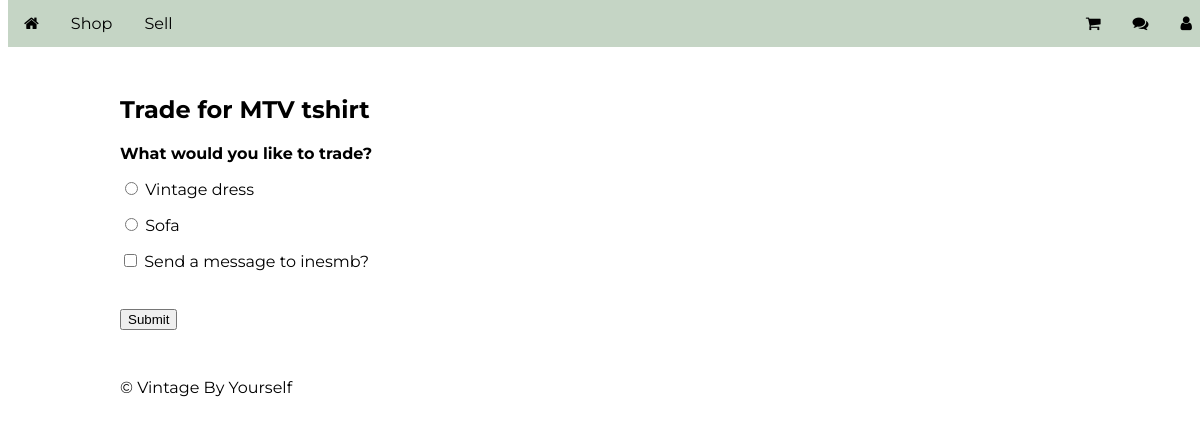
Page /listing/products/44/trade (signed in) on the committed database.
### listing/models.py (models this page shows, shortened)
class Product(models.Model):
    CATEGORY_CHOICES = (
        ('clothing', 'CLOTHING'),
        ('furniture', 'FURNITURE'),
        ('electronics', 'ELECTRONICS'),
        ('other', 'OTHER')
    )
    id = models.AutoField(primary_key=True)
    owner = models.ForeignKey(User, on_delete=models.CASCADE)
    name = models.CharField(max_length=200)
    description = models.CharField(max_length=1000)
    price = models.DecimalField(max_digits=7, decimal_places=2)
    count = models.PositiveIntegerField()
    image = models.ImageField(upload_to=get_upload_path, null=True, blank=True)
    category = models.CharField(max_length=50)
    is_deleted = models.BooleanField(default=False)

### listing/views.py (the view, shortened to what this page needs)
# urls.py: path('products/<pk>/trade', views.product_trade, name='trade'),
@login_required
def product_trade(request, **kwargs):
    primary_key = kwargs['pk']
    try:
        product = Product.objects.get(pk=primary_key)
        user = request.user
    except Product.DoesNotExist:
        raise Http404("Product does not exist")
    my_products = Product.objects.all().filter(owner=user)
    return render(request, 'listing/product_trade_form.html',
                  context={'product': product, 'user': user, 'mine': my_products})

### listing/templates/listing/product_trade_form.html (shortened to what this page needs)
{% extends 'listing/base.html' %}
{% load static %}
{% block content %}
<h1>Trade for {{product.name}}</h1>
	{% if user %}
		<p> <b> What would you like to trade? </b> </p>
		<form action="" method="POST">
			{% for p in mine %}
				<p>
					<input type="radio" name="prova" value={{p.id}}>
					<label for=prova>{{p.name}}</label>
				</p>
			{% endfor %}
			{% if mine %}
				<p>
					<input type="checkbox" id="wantMsg" name="wantMsg" oninput="textbox(this)">
					<label for="wantMsg">Send a message to {{product.owner}}?</label><br><br>
					<textarea id="msg" name="msg" style="display: none;" rows="20" cols="100" placeholder="Type your message  here..."></textarea><br>
					<input type="submit" name="submit" onclick="prep()">
				</p>
			{% else %}
				<p>
					You have nothing to trade
				</p>
			{% endif%}
		</form>
	{% else %}
		<p> You must sign in to trade. </p>
	{% endif %}
{% endblock %}

### account/static/style.css (style rules this page uses)
body { font-family:"Montserrat"; }
* { box-sizing: border-box; }

### rows in the picture
Product: name "MTV tshirt", owner "inesmb"
Product: name "Vintage dress"
Product: name "Sofa"
